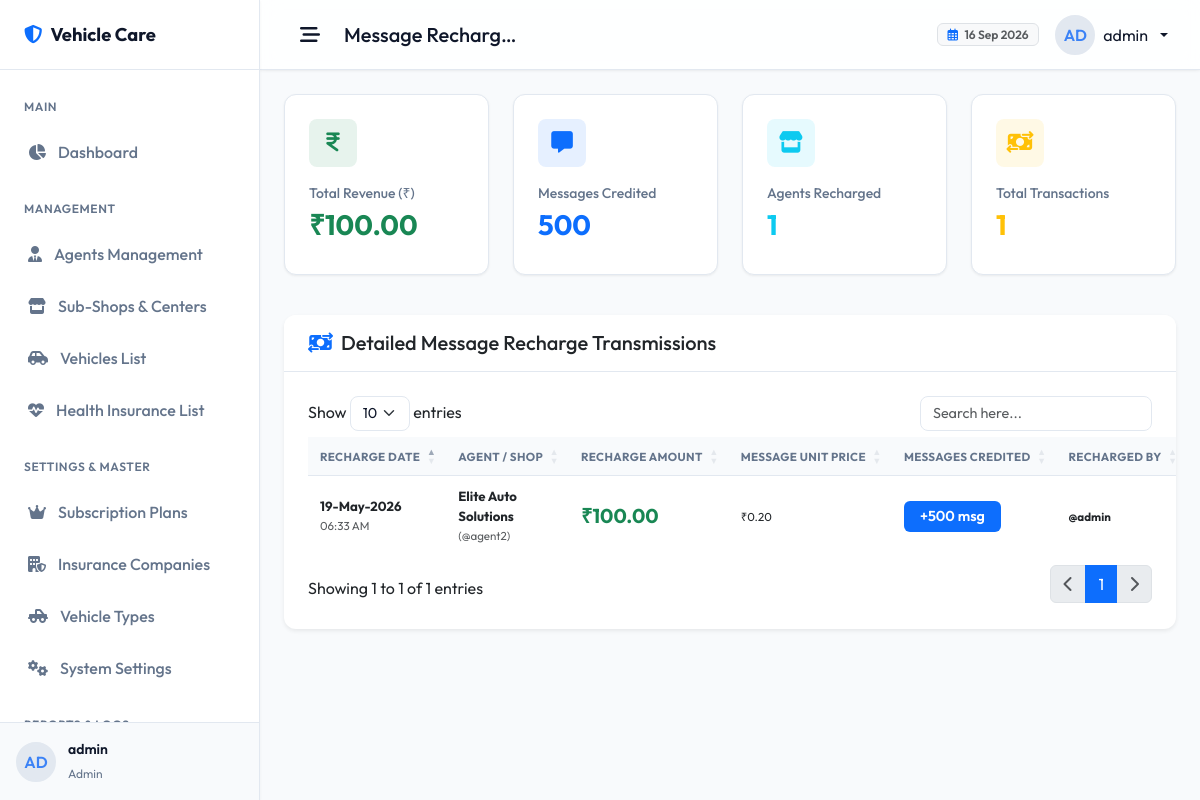
Page /admin/recharge_history.php (signed in) on the earlier database version.
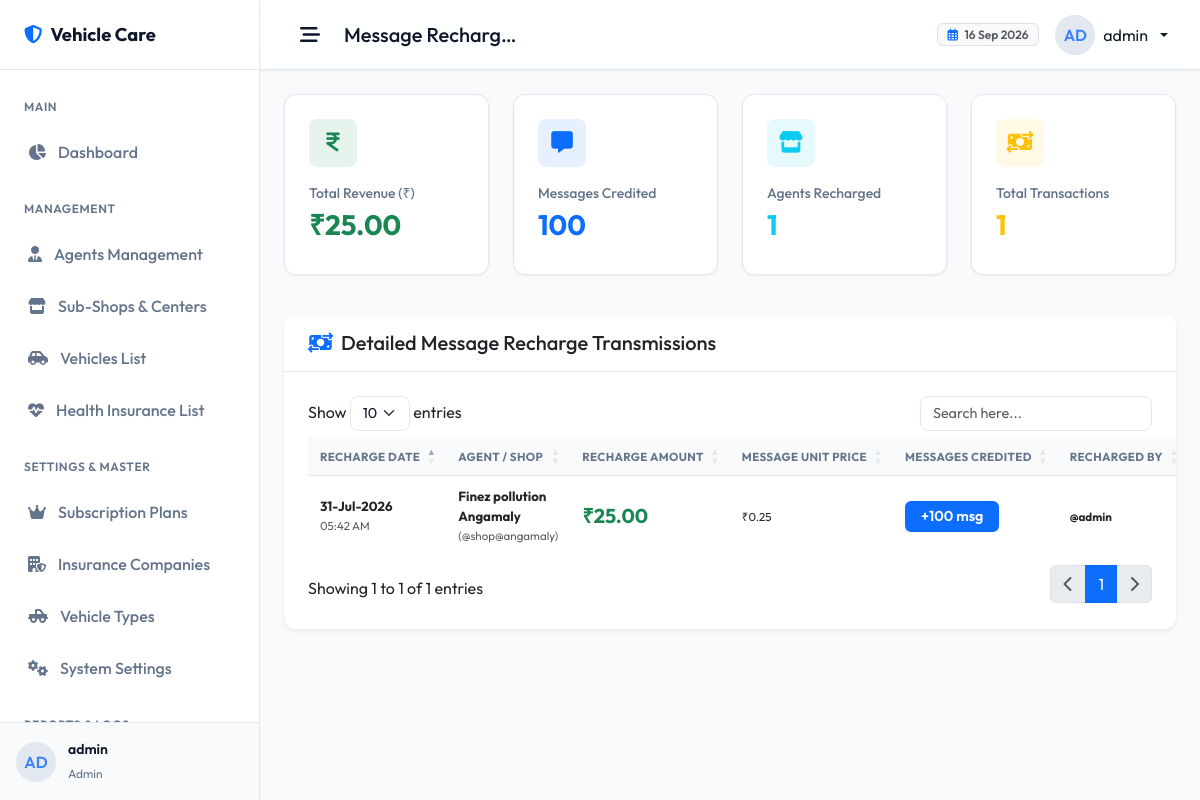
Same page on the later database version.
### tables this page shows
CREATE TABLE `users` (
  `id` int(11) NOT NULL,
  `username` varchar(50) NOT NULL,
  `password` varchar(255) NOT NULL,
  `email` varchar(100) NOT NULL,
  `role` enum('admin','agent','shop') NOT NULL DEFAULT 'agent',
  `parent_agent_id` int(11) DEFAULT NULL,
  `status` enum('active','suspended') NOT NULL DEFAULT 'active',
  `shop_name` varchar(255) DEFAULT NULL,
  `shop_owner_name` varchar(255) DEFAULT NULL,
  `shop_logo` varchar(255) DEFAULT NULL,
  `shop_address` text DEFAULT NULL,
  `city` varchar(100) DEFAULT NULL,
  `state` varchar(100) DEFAULT NULL,
  `pincode` varchar(10) DEFAULT NULL,
  `mobile_number` varchar(20) DEFAULT NULL,
  `whatsapp_number` varchar(20) DEFAULT NULL,
  `created_at` timestamp NOT NULL DEFAULT current_timestamp(),
  `updated_at` timestamp NOT NULL DEFAULT current_timestamp() ON UPDATE current_timestamp(),
  `expiry_date` date DEFAULT NULL,
  `access_health_insurance` tinyint(1) NOT NULL DEFAULT 1,
  `access_vehicle_insurance` tinyint(1) NOT NULL DEFAULT 1,
  `access_pollution` tinyint(1) NOT NULL DEFAULT 1,
  `message_balance` int(11) NOT NULL DEFAULT 0,
  `notify_days_before` int(11) DEFAULT 7,
  `notify_before_enabled` tinyint(1) DEFAULT 1,
  `notify_1day_before_enabled` tinyint(1) DEFAULT 1,
  `notify_after_expiry_enabled` tinyint(1) DEFAULT 1
);

CREATE TABLE `agent_message_recharges` (
  `id` int(11) NOT NULL,
  `agent_id` int(11) NOT NULL,
  `recharge_amount` decimal(10,2) NOT NULL,
  `message_unit_price` decimal(10,2) NOT NULL,
  `messages_credited` int(11) NOT NULL DEFAULT 0,
  `recharged_by` int(11) DEFAULT NULL,
  `created_at` timestamp NOT NULL DEFAULT current_timestamp()
);

### includes/functions.php (called while the page is built, shortened)
<?php
function sanitize($data) {
    return htmlspecialchars(trim($data), ENT_QUOTES, 'UTF-8');
}
function isLoggedIn() {
    return !empty($_SESSION['user_id']) && !empty($_SESSION['role']);
}

### admin/recharge_history.php (the view, shortened to what this page needs)
<?php
require_once __DIR__ . '/../includes/functions.php';
$db = getDBConnection();
$pageHeading = 'Message Recharges Log';
$activePage = 'recharge_history';
$totalRecharges = $db->query("SELECT SUM(recharge_amount) FROM agent_message_recharges")->fetchColumn() ?: 0;
$totalMessagesCredited = $db->query("SELECT SUM(messages_credited) FROM agent_message_recharges")->fetchColumn() ?: 0;
$totalAgentsRecharged = $db->query("SELECT COUNT(DISTINCT agent_id) FROM agent_message_recharges")->fetchColumn();
$rechargeCount = $db->query("SELECT COUNT(*) FROM agent_message_recharges")->fetchColumn();
include_once __DIR__ . '/../includes/header.php';
?>
<div class="row">
    <div class="col-12 col-sm-6 col-md-3">
        <div class="card stat-card">
            <div class="stat-icon-wrapper bg-success bg-opacity-10 text-success">
                <i class="fa-solid fa-indian-rupee-sign"></i>
            </div>
            <p class="stat-title">Total Revenue (₹)</p>
            <h3 class="stat-value text-success">₹<?php echo number_format($totalRecharges, 2); ?></h3>
        </div>
    </div>
    <div class="col-12 col-sm-6 col-md-3">
        <div class="card stat-card">
            <div class="stat-icon-wrapper bg-primary bg-opacity-10 text-primary">
                <i class="fa-solid fa-message"></i>
            </div>
            <p class="stat-title">Messages Credited</p>
            <h3 class="stat-value text-primary"><?php echo number_format($totalMessagesCredited); ?></h3>
        </div>
    </div>
    <div class="col-12 col-sm-6 col-md-3">
        <div class="card stat-card">
            <div class="stat-icon-wrapper bg-info bg-opacity-10 text-info">
                <i class="fa-solid fa-store"></i>
            </div>
            <p class="stat-title">Agents Recharged</p>
            <h3 class="stat-value text-info"><?php echo number_format($totalAgentsRecharged); ?></h3>
        </div>
    </div>
    <div class="col-12 col-sm-6 col-md-3">
        <div class="card stat-card">
            <div class="stat-icon-wrapper bg-warning bg-opacity-10 text-warning">
                <i class="fa-solid fa-money-bill-transfer"></i>
            </div>
            <p class="stat-title">Total Transactions</p>
            <h3 class="stat-value text-warning"><?php echo number_format($rechargeCount); ?></h3>
        </div>
    </div>
</div>
<div class="card shadow-sm border-0 mt-3">
    <div class="card-header bg-white py-3">
        <div class="d-flex align-items-center gap-2">
            <i class="fa-solid fa-money-bill-transfer text-primary fs-5"></i>
            <h5 class="m-0 font-weight-700">Detailed Message Recharge Transmissions</h5>
        </div>
    </div>
    <div class="card-body">
        <table class="table table-hover align-middle datatable w-100">
            <thead>
                <tr>
                    <th>Recharge Date</th>
                    <th>Agent / Shop</th>
                    <th>Recharge Amount</th>
                    <th>Message Unit Price</th>
                    <th>Messages Credited</th>
                    <th>Recharged By</th>
                </tr>
            </thead>
            <tbody>
                <?php
                $stmt = $db->query("
                    SELECT r.*, a.shop_name, a.username as agent_username, u.username as admin_username
                    FROM agent_message_recharges r
                    JOIN users a ON r.agent_id = a.id
                    LEFT JOIN users u ON r.recharged_by = u.id
                    ORDER BY r.created_at DESC
                ");
                while ($log = $stmt->fetch()):
                ?>
                    <tr>
                        <td>
                            <strong class="d-block"><?php echo date('d-M-Y', strtotime($log['created_at'])); ?></strong>
                            <small class="text-muted"><?php echo date('h:i A', strtotime($log['created_at'])); ?></small>
                        </td>
                        <td>
                            <strong class="text-main d-block"><?php echo sanitize($log['shop_name'] ?: $log['agent_username']); ?></strong>
                            <small class="text-muted">(@<?php echo sanitize($log['agent_username']); ?>)</small>
                        </td>
                        <td>
                            <strong class="text-success fs-5">₹<?php echo number_format($log['recharge_amount'], 2); ?></strong>
                        </td>
                        <td>
                            <span class="d-block small font-weight-600">
                                ₹<?php echo number_format($log['message_unit_price'], 2); ?>
                            </span>
                        </td>
                        <td>
                            <span class="badge bg-primary px-3 py-2" style="font-size: 0.9rem;">
                                +<?php echo number_format($log['messages_credited']); ?> msg
                            </span>
                        </td>
                        <td>
                            <strong class="small d-block text-main">@<?php echo sanitize($log['admin_username'] ?? 'System'); ?></strong>
                        </td>
                    </tr>
                <?php endwhile; ?>
            </tbody>
        </table>
    </div>
</div>
<?php include_once __DIR__ . '/../includes/footer.php'; ?>

### includes/header.php (shortened to what this page needs)
<?php
require_once __DIR__ . '/functions.php';
if (isLoggedIn()) {
    $db = getDBConnection();
    $stmt = $db->prepare("SELECT * FROM users WHERE id = ?");
    $stmt->execute([$_SESSION['user_id']]);
    $current_user = $stmt->fetch();
}
?>
<!DOCTYPE html>
<html lang="en">
<head>
    <link href="https://cdn.jsdelivr.net/npm/bootstrap@5.3.0/dist/css/bootstrap.min.css" rel="stylesheet">
    <link href="https://cdnjs.cloudflare.com/ajax/libs/font-awesome/6.4.0/css/all.min.css" rel="stylesheet">
    <link href="https://cdn.datatables.net/1.13.4/css/dataTables.bootstrap5.min.css" rel="stylesheet">
    <link href="https://cdn.datatables.net/responsive/2.4.1/css/responsive.bootstrap5.min.css" rel="stylesheet">
    <link href="https://cdn.jsdelivr.net/npm/sweetalert2@11/dist/sweetalert2.min.css" rel="stylesheet">
    <link href="../assets/css/style.css" rel="stylesheet">
</head>
<body>
    <div id="wrapper">
        <?php include_once __DIR__ . '/sidebar.php'; ?>
        <div id="main-content">
            <nav id="header-nav">
                <div class="d-flex align-items-center gap-3">
                    <button class="sidebar-toggle-btn" id="sidebar-toggle" aria-label="Toggle Sidebar">
                        <i class="fa-solid fa-bars-staggered"></i>
                    </button>
                    <h5 class="m-0 font-weight-600 text-main page-heading-title text-truncate" style="max-width: 180px;">
                        <?php echo sanitize($pageHeading ?? 'Dashboard'); ?>
                    </h5>
                </div>
                <div class="d-flex align-items-center gap-3">
                    <span class="badge bg-light text-muted border d-none d-md-inline-block">
                        <i class="fa-regular fa-calendar-days me-1 text-primary"></i>
                        <?php echo date('d M Y'); ?>
                    </span>
                    <?php if (isLoggedIn()): ?>
                    <div class="dropdown">
                        <a class="nav-link dropdown-toggle d-flex align-items-center gap-2" href="#" role="button" data-bs-toggle="dropdown" aria-expanded="false">
                            <div class="user-avatar text-uppercase">
                                <?php
                                    if ($current_user && !empty($current_user['shop_name']) && $current_user['role'] === 'agent') {
                                        echo substr(sanitize($current_user['shop_name']), 0, 2);
                                    } else {
                                        echo substr(sanitize($current_user['username']), 0, 2);
                                    }
                                ?>
                            </div>
                            <span class="d-none d-lg-inline text-main font-weight-500">
                                <?php echo sanitize($current_user['shop_owner_name'] ?? $current_user['username']); ?>
                            </span>
                        </a>
                    </div>
                    <?php endif; ?>
                </div>
            </nav>
            <div class="container-fluid p-4">

### includes/sidebar.php (shortened to what this page needs)
<?php
$role = $_SESSION['role'] ?? '';
$activePage = $activePage ?? 'dashboard';
?>
<div id="sidebar">
    <div class="sidebar-header">
        <a href="#" class="sidebar-brand">
            <i class="fa-solid fa-shield-halved text-primary"></i>
            <span class="text-truncate">Vehicle Care</span>
        </a>
    </div>
    <div class="sidebar-menu">
        <?php if ($role === 'admin'): ?>
            <div class="menu-label">Main</div>
            <a href="../admin/index.php" class="menu-item <?php echo $activePage === 'dashboard' ? 'active' : ''; ?>">
                <i class="fa-solid fa-chart-pie"></i> Dashboard
            </a>
            <div class="menu-label">Management</div>
            <a href="../admin/agents.php" class="menu-item <?php echo $activePage === 'agents' ? 'active' : ''; ?>">
                <i class="fa-solid fa-user-tie"></i> Agents Management
            </a>
            <a href="../admin/shops.php" class="menu-item <?php echo $activePage === 'shops' ? 'active' : ''; ?>">
                <i class="fa-solid fa-store"></i> Sub-Shops & Centers
            </a>
            <a href="../admin/vehicles.php" class="menu-item <?php echo $activePage === 'vehicles' ? 'active' : ''; ?>">
                <i class="fa-solid fa-car-side"></i> Vehicles List
            </a>
            <a href="../admin/health.php" class="menu-item <?php echo $activePage === 'health' ? 'active' : ''; ?>">
                <i class="fa-solid fa-heart-pulse"></i> Health Insurance List
            </a>
            <div class="menu-label">Settings & Master</div>
            <a href="../admin/subscription_plans.php" class="menu-item <?php echo $activePage === 'subscription_plans' ? 'active' : ''; ?>">
                <i class="fa-solid fa-crown"></i> Subscription Plans
            </a>
            <a href="../admin/companies.php" class="menu-item <?php echo $activePage === 'companies' ? 'active' : ''; ?>">
                <i class="fa-solid fa-building-shield"></i> Insurance Companies
            </a>
            <a href="../admin/types.php" class="menu-item <?php echo $activePage === 'types' ? 'active' : ''; ?>">
                <i class="fa-solid fa-truck-pickup"></i> Vehicle Types
            </a>
            <a href="../admin/settings.php" class="menu-item <?php echo $activePage === 'settings' ? 'active' : ''; ?>">
                <i class="fa-solid fa-gears"></i> System Settings
            </a>
            <div class="menu-label">Reports & Logs</div>
        <?php endif; ?>
    </div>
    <?php if (isLoggedIn()): ?>
    <div class="sidebar-footer">
        <div class="user-profile-widget">
            <div class="user-avatar text-uppercase">
                <?php
                    if ($current_user && !empty($current_user['shop_name']) && ($role === 'agent' || $role === 'shop')) {
                        echo substr(sanitize($current_user['shop_name']), 0, 2);
                    } else {
                        echo substr(sanitize($current_user['username']), 0, 2);
                    }
                ?>
            </div>
            <div class="user-details">
                <p class="user-name text-truncate">
                    <?php echo sanitize($current_user['shop_owner_name'] ?? $current_user['username']); ?>
                </p>
                <span class="user-role"><?php echo sanitize($role); ?></span>
            </div>
        </div>
    </div>
    <?php endif; ?>
</div>

### includes/footer.php (shortened to what this page needs)
</div>
        </div>
    </div>
</body>
</html>

Differences in the rows shown:
removed agent_message_recharges: created_at "19-May-2026", created_at "06:33 AM", agent.shop_name "Elite Auto Solutions", agent.username "agent2", recharge_amount "100.00", message_unit_price "0.20", messages_credited "500", recharged_by.username "admin"
added agent_message_recharges: created_at "31-Jul-2026", created_at "05:42 AM", agent.shop_name "Finez pollution Angamaly", agent.username "shop@angamaly", recharge_amount "25.00", message_unit_price "0.25", messages_credited "100", recharged_by.username "admin"
Other differences:
$totalRecharges: "100.00" → "25.00"
$totalMessagesCredited: "500" → "100"
